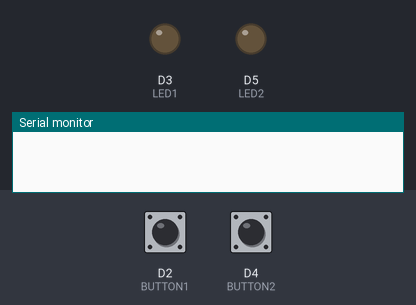
The sketch below on a simulated Arduino Uno R4 Minima. Shown: output pins drawn as LEDs (lit = HIGH), the last lines printed to the serial monitor. The test bench sets the inputs (shaded band); at power-on: D2 (BUTTON1) HIGH, D4 (BUTTON2) HIGH.

Above: at 1.2 s.
1.3 s: D2 (BUTTON1) pulled LOW for 0.15 s
At 1.38 s:
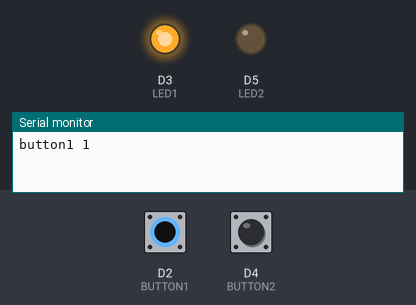
2.9 s: D4 (BUTTON2) pulled LOW for 0.15 s
At 3.5 s:
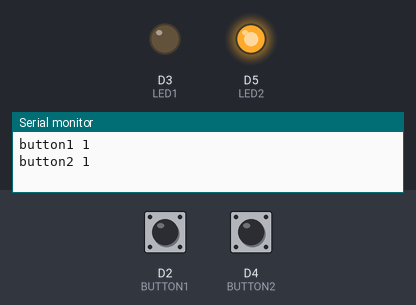
4.5 s: D2 (BUTTON1) pulled LOW for 1 s
At 5.3 s:
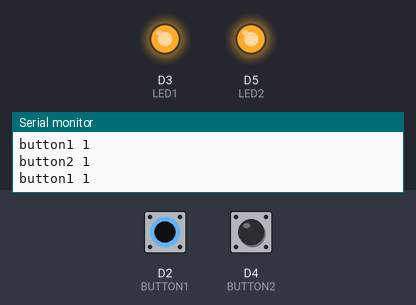
7.0 s: D2 (BUTTON1) pulled LOW for 3.2 s
At 11.3 s:
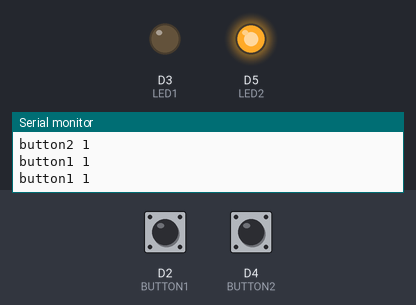
11.7 s: D4 (BUTTON2) pulled LOW for 1 s
At 12.5 s:
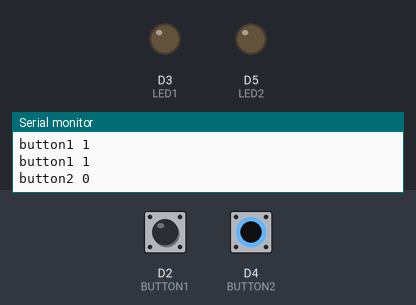
Timing chart, 0 to 14.7 s (numbered marks = the images above; inputs shaded):
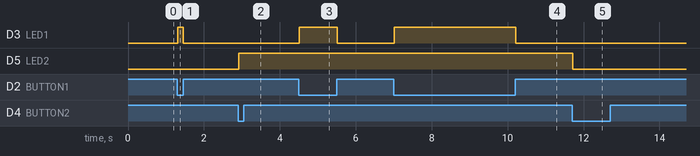

Measured:
- after the input at 1.3 s, D3 (LED1): LOW → HIGH at once, → LOW 0.15 s later
- after the input at 2.9 s, D5 (LED2): LOW → HIGH at once
- after the input at 4.5 s, D3 (LED1): LOW → HIGH at once, → LOW 1.0 s later
- after the input at 7.0 s, D3 (LED1): LOW → HIGH at once, → LOW 3.2 s later
- after the input at 11.7 s, D5 (LED2): HIGH → LOW at once

The sketch:

arduino_clignotement.ino
```cpp
// Le code minimal

#include <Arduino.h>
#include <Chrono.h>
#include <Bounce2.h>

#define BUTTON1 2
#define BUTTON2 4
#define LED1 3
#define LED2 5

Bounce2::Button button1 = Bounce2::Button();
Bounce2::Button button2 = Bounce2::Button();

bool ledState1 = LOW;
bool ledState2 = LOW;

void setup()
{
    Serial.begin(115200);

    pinMode(LED1, OUTPUT);
    pinMode(LED2, OUTPUT);
    digitalWrite(LED1, ledState1);
    digitalWrite(LED2, ledState2);

    button1.attach(BUTTON1, INPUT_PULLUP);
    button2.attach(BUTTON2, INPUT_PULLUP);
    button1.setPressedState(LOW);
    button2.setPressedState(LOW);
}

void loop()
{
    button1.update();
    button2.update();

    if (button1.pressed())
    {
        digitalWrite(LED1, HIGH);
        Serial.print("button1 ");
        Serial.print("1");
        Serial.println("");
    }
    else if (button1.released())
    {
        digitalWrite(LED1, LOW);
    }

    if (button2.pressed())
    {
        ledState2 = !ledState2;
        digitalWrite(LED2, ledState2);
        if (ledState2)
        {
            Serial.print("button2 ");
            Serial.print("1");
            Serial.println("");
        }
        else
        {
            Serial.print("button2 ");
            Serial.print("0");
            Serial.println("");
        }
    }
}
```
